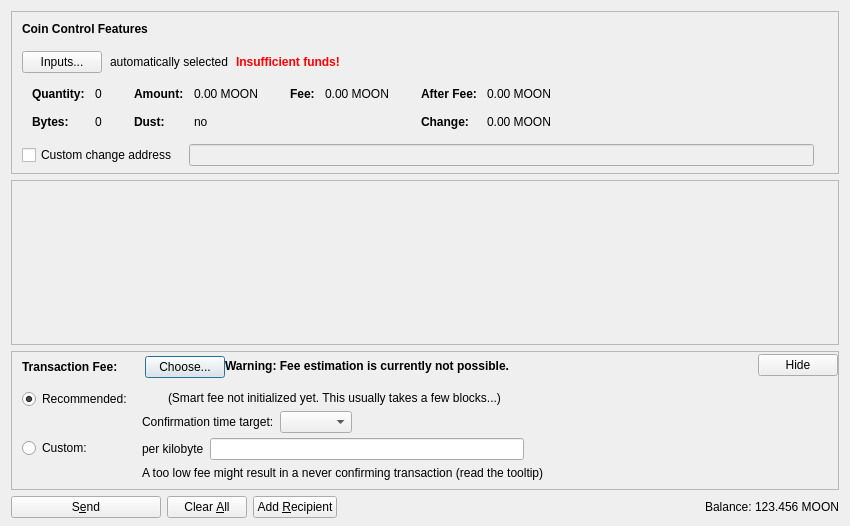
<?xml version="1.0" encoding="UTF-8"?>
<ui version="4.0">
 <class>SendCoinsDialog</class>
 <widget class="QDialog" name="SendCoinsDialog">
  <property name="geometry">
   <rect>
    <x>0</x>
    <y>0</y>
    <width>850</width>
    <height>526</height>
   </rect>
  </property>
  <property name="windowTitle">
   <string>Send Coins</string>
  </property>
  <layout class="QVBoxLayout" name="verticalLayout" stretch="0,1,0,0">
   <property name="bottomMargin">
    <number>8</number>
   </property>
   <item>
    <widget class="QFrame" name="frameCoinControl">
     <property name="sizePolicy">
      <sizepolicy hsizetype="Expanding" vsizetype="Expanding">
       <horstretch>0</horstretch>
       <verstretch>0</verstretch>
      </sizepolicy>
     </property>
     <property name="maximumSize">
      <size>
       <width>16777215</width>
       <height>16777215</height>
      </size>
     </property>
     <property name="frameShape">
      <enum>QFrame::StyledPanel</enum>
     </property>
     <property name="frameShadow">
      <enum>QFrame::Sunken</enum>
     </property>
     <layout class="QVBoxLayout" name="verticalLayoutCoinControl2">
      <property name="spacing">
       <number>0</number>
      </property>
      <property name="leftMargin">
       <number>0</number>
      </property>
      <property name="topMargin">
       <number>0</number>
      </property>
      <property name="rightMargin">
       <number>0</number>
      </property>
      <property name="bottomMargin">
       <number>6</number>
      </property>
      <item>
       <layout class="QVBoxLayout" name="verticalLayoutCoinControl" stretch="0,0,0,0,1">
        <property name="spacing">
         <number>0</number>
        </property>
        <property name="leftMargin">
         <number>10</number>
        </property>
        <property name="topMargin">
         <number>10</number>
        </property>
        <item>
         <layout class="QHBoxLayout" name="horizontalLayoutCoinControl1">
          <property name="bottomMargin">
           <number>15</number>
          </property>
          <item>
           <widget class="QLabel" name="labelCoinControlFeatures">
            <property name="sizePolicy">
             <sizepolicy hsizetype="Preferred" vsizetype="Maximum">
              <horstretch>0</horstretch>
              <verstretch>0</verstretch>
             </sizepolicy>
            </property>
            <property name="font">
             <font>
              <weight>75</weight>
              <bold>true</bold>
             </font>
            </property>
            <property name="styleSheet">
             <string notr="true">font-weight:bold;</string>
            </property>
            <property name="text">
             <string>Coin Control Features</string>
            </property>
           </widget>
          </item>
         </layout>
        </item>
        <item>
         <layout class="QHBoxLayout" name="horizontalLayoutCoinControl2" stretch="0,0,0,0">
          <property name="spacing">
           <number>8</number>
          </property>
          <property name="bottomMargin">
           <number>10</number>
          </property>
          <item>
           <widget class="QPushButton" name="pushButtonCoinControl">
            <property name="styleSheet">
             <string notr="true"/>
            </property>
            <property name="text">
             <string>Inputs...</string>
            </property>
            <property name="autoDefault">
             <bool>false</bool>
            </property>
           </widget>
          </item>
          <item>
           <widget class="QLabel" name="labelCoinControlAutomaticallySelected">
            <property name="text">
             <string>automatically selected</string>
            </property>
            <property name="margin">
             <number>5</number>
            </property>
           </widget>
          </item>
          <item>
           <widget class="QLabel" name="labelCoinControlInsuffFunds">
            <property name="font">
             <font>
              <weight>75</weight>
              <bold>true</bold>
             </font>
            </property>
            <property name="styleSheet">
             <string notr="true">color:red;font-weight:bold;</string>
            </property>
            <property name="text">
             <string>Insufficient funds!</string>
            </property>
            <property name="margin">
             <number>5</number>
            </property>
           </widget>
          </item>
          <item>
           <spacer name="horizontalSpacerCoinControl">
            <property name="orientation">
             <enum>Qt::Horizontal</enum>
            </property>
            <property name="sizeHint" stdset="0">
             <size>
              <width>40</width>
              <height>1</height>
             </size>
            </property>
           </spacer>
          </item>
         </layout>
        </item>
        <item>
         <widget class="QWidget" name="widgetCoinControl" native="true">
          <property name="sizePolicy">
           <sizepolicy hsizetype="Preferred" vsizetype="Preferred">
            <horstretch>0</horstretch>
            <verstretch>0</verstretch>
           </sizepolicy>
          </property>
          <property name="minimumSize">
           <size>
            <width>0</width>
            <height>0</height>
           </size>
          </property>
          <property name="styleSheet">
           <string notr="true"/>
          </property>
          <layout class="QHBoxLayout" name="horizontalLayoutCoinControl5">
           <property name="leftMargin">
            <number>0</number>
           </property>
           <property name="topMargin">
            <number>0</number>
           </property>
           <property name="rightMargin">
            <number>0</number>
           </property>
           <property name="bottomMargin">
            <number>0</number>
           </property>
           <item>
            <layout class="QHBoxLayout" name="horizontalLayoutCoinControl3" stretch="0,0,0,1">
             <property name="spacing">
              <number>20</number>
             </property>
             <property name="topMargin">
              <number>0</number>
             </property>
             <property name="bottomMargin">
              <number>10</number>
             </property>
             <item>
              <layout class="QFormLayout" name="formLayoutCoinControl1">
               <property name="horizontalSpacing">
                <number>10</number>
               </property>
               <property name="verticalSpacing">
                <number>14</number>
               </property>
               <property name="leftMargin">
                <number>10</number>
               </property>
               <property name="topMargin">
                <number>4</number>
               </property>
               <property name="rightMargin">
                <number>6</number>
               </property>
               <item row="0" column="0">
                <widget class="QLabel" name="labelCoinControlQuantityText">
                 <property name="font">
                  <font>
                   <weight>75</weight>
                   <bold>true</bold>
                  </font>
                 </property>
                 <property name="text">
                  <string>Quantity:</string>
                 </property>
                 <property name="margin">
                  <number>0</number>
                 </property>
                </widget>
               </item>
               <item row="0" column="1">
                <widget class="QLabel" name="labelCoinControlQuantity">
                 <property name="cursor">
                  <cursorShape>IBeamCursor</cursorShape>
                 </property>
                 <property name="contextMenuPolicy">
                  <enum>Qt::ActionsContextMenu</enum>
                 </property>
                 <property name="text">
                  <string notr="true">0</string>
                 </property>
                 <property name="margin">
                  <number>0</number>
                 </property>
                 <property name="textInteractionFlags">
                  <set>Qt::LinksAccessibleByMouse|Qt::TextSelectableByKeyboard|Qt::TextSelectableByMouse</set>
                 </property>
                </widget>
               </item>
               <item row="1" column="0">
                <widget class="QLabel" name="labelCoinControlBytesText">
                 <property name="font">
                  <font>
                   <weight>75</weight>
                   <bold>true</bold>
                  </font>
                 </property>
                 <property name="text">
                  <string>Bytes:</string>
                 </property>
                </widget>
               </item>
               <item row="1" column="1">
                <widget class="QLabel" name="labelCoinControlBytes">
                 <property name="cursor">
                  <cursorShape>IBeamCursor</cursorShape>
                 </property>
                 <property name="contextMenuPolicy">
                  <enum>Qt::ActionsContextMenu</enum>
                 </property>
                 <property name="text">
                  <string notr="true">0</string>
                 </property>
                 <property name="textInteractionFlags">
                  <set>Qt::LinksAccessibleByMouse|Qt::TextSelectableByKeyboard|Qt::TextSelectableByMouse</set>
                 </property>
                </widget>
               </item>
              </layout>
             </item>
             <item>
              <layout class="QFormLayout" name="formLayoutCoinControl2">
               <property name="horizontalSpacing">
                <number>10</number>
               </property>
               <property name="verticalSpacing">
                <number>14</number>
               </property>
               <property name="leftMargin">
                <number>6</number>
               </property>
               <property name="topMargin">
                <number>4</number>
               </property>
               <property name="rightMargin">
                <number>6</number>
               </property>
               <item row="0" column="0">
                <widget class="QLabel" name="labelCoinControlAmountText">
                 <property name="font">
                  <font>
                   <weight>75</weight>
                   <bold>true</bold>
                  </font>
                 </property>
                 <property name="text">
                  <string>Amount:</string>
                 </property>
                 <property name="margin">
                  <number>0</number>
                 </property>
                </widget>
               </item>
               <item row="0" column="1">
                <widget class="QLabel" name="labelCoinControlAmount">
                 <property name="cursor">
                  <cursorShape>IBeamCursor</cursorShape>
                 </property>
                 <property name="contextMenuPolicy">
                  <enum>Qt::ActionsContextMenu</enum>
                 </property>
                 <property name="text">
                  <string notr="true">0.00 MOON</string>
                 </property>
                 <property name="textInteractionFlags">
                  <set>Qt::LinksAccessibleByMouse|Qt::TextSelectableByKeyboard|Qt::TextSelectableByMouse</set>
                 </property>
                </widget>
               </item>
               <item row="1" column="0">
                <widget class="QLabel" name="labelCoinControlLowOutputText">
                 <property name="font">
                  <font>
                   <weight>75</weight>
                   <bold>true</bold>
                  </font>
                 </property>
                 <property name="text">
                  <string>Dust:</string>
                 </property>
                </widget>
               </item>
               <item row="1" column="1">
                <widget class="QLabel" name="labelCoinControlLowOutput">
                 <property name="cursor">
                  <cursorShape>IBeamCursor</cursorShape>
                 </property>
                 <property name="contextMenuPolicy">
                  <enum>Qt::ActionsContextMenu</enum>
                 </property>
                 <property name="text">
                  <string notr="true">no</string>
                 </property>
                 <property name="textInteractionFlags">
                  <set>Qt::LinksAccessibleByMouse|Qt::TextSelectableByKeyboard|Qt::TextSelectableByMouse</set>
                 </property>
                </widget>
               </item>
              </layout>
             </item>
             <item>
              <layout class="QFormLayout" name="formLayoutCoinControl3">
               <property name="horizontalSpacing">
                <number>10</number>
               </property>
               <property name="verticalSpacing">
                <number>14</number>
               </property>
               <property name="leftMargin">
                <number>6</number>
               </property>
               <property name="topMargin">
                <number>4</number>
               </property>
               <property name="rightMargin">
                <number>6</number>
               </property>
               <item row="0" column="0">
                <widget class="QLabel" name="labelCoinControlFeeText">
                 <property name="font">
                  <font>
                   <weight>75</weight>
                   <bold>true</bold>
                  </font>
                 </property>
                 <property name="text">
                  <string>Fee:</string>
                 </property>
                 <property name="margin">
                  <number>0</number>
                 </property>
                </widget>
               </item>
               <item row="0" column="1">
                <widget class="QLabel" name="labelCoinControlFee">
                 <property name="cursor">
                  <cursorShape>IBeamCursor</cursorShape>
                 </property>
                 <property name="contextMenuPolicy">
                  <enum>Qt::ActionsContextMenu</enum>
                 </property>
                 <property name="text">
                  <string notr="true">0.00 MOON</string>
                 </property>
                 <property name="textInteractionFlags">
                  <set>Qt::LinksAccessibleByMouse|Qt::TextSelectableByKeyboard|Qt::TextSelectableByMouse</set>
                 </property>
                </widget>
               </item>
              </layout>
             </item>
             <item>
              <layout class="QFormLayout" name="formLayoutCoinControl4">
               <property name="horizontalSpacing">
                <number>10</number>
               </property>
               <property name="verticalSpacing">
                <number>14</number>
               </property>
               <property name="leftMargin">
                <number>6</number>
               </property>
               <property name="topMargin">
                <number>4</number>
               </property>
               <property name="rightMargin">
                <number>6</number>
               </property>
               <item row="0" column="0">
                <widget class="QLabel" name="labelCoinControlAfterFeeText">
                 <property name="font">
                  <font>
                   <weight>75</weight>
                   <bold>true</bold>
                  </font>
                 </property>
                 <property name="text">
                  <string>After Fee:</string>
                 </property>
                 <property name="margin">
                  <number>0</number>
                 </property>
                </widget>
               </item>
               <item row="0" column="1">
                <widget class="QLabel" name="labelCoinControlAfterFee">
                 <property name="cursor">
                  <cursorShape>IBeamCursor</cursorShape>
                 </property>
                 <property name="contextMenuPolicy">
                  <enum>Qt::ActionsContextMenu</enum>
                 </property>
                 <property name="text">
                  <string notr="true">0.00 MOON</string>
                 </property>
                 <property name="textInteractionFlags">
                  <set>Qt::LinksAccessibleByMouse|Qt::TextSelectableByKeyboard|Qt::TextSelectableByMouse</set>
                 </property>
                </widget>
               </item>
               <item row="1" column="0">
                <widget class="QLabel" name="labelCoinControlChangeText">
                 <property name="font">
                  <font>
                   <weight>75</weight>
                   <bold>true</bold>
                  </font>
                 </property>
                 <property name="text">
                  <string>Change:</string>
                 </property>
                </widget>
               </item>
               <item row="1" column="1">
                <widget class="QLabel" name="labelCoinControlChange">
                 <property name="cursor">
                  <cursorShape>IBeamCursor</cursorShape>
                 </property>
                 <property name="contextMenuPolicy">
                  <enum>Qt::ActionsContextMenu</enum>
                 </property>
                 <property name="text">
                  <string notr="true">0.00 MOON</string>
                 </property>
                 <property name="textInteractionFlags">
                  <set>Qt::LinksAccessibleByMouse|Qt::TextSelectableByKeyboard|Qt::TextSelectableByMouse</set>
                 </property>
                </widget>
               </item>
              </layout>
             </item>
            </layout>
           </item>
          </layout>
         </widget>
        </item>
        <item>
         <layout class="QHBoxLayout" name="horizontalLayoutCoinControl4" stretch="0,0,0">
          <property name="spacing">
           <number>12</number>
          </property>
          <property name="sizeConstraint">
           <enum>QLayout::SetDefaultConstraint</enum>
          </property>
          <property name="topMargin">
           <number>5</number>
          </property>
          <property name="rightMargin">
           <number>5</number>
          </property>
          <item>
           <widget class="QCheckBox" name="checkBoxCoinControlChange">
            <property name="toolTip">
             <string>If this is activated, but the change address is empty or invalid, change will be sent to a newly generated address.</string>
            </property>
            <property name="text">
             <string>Custom change address</string>
            </property>
           </widget>
          </item>
          <item>
           <widget class="QValidatedLineEdit" name="lineEditCoinControlChange">
            <property name="enabled">
             <bool>false</bool>
            </property>
            <property name="sizePolicy">
             <sizepolicy hsizetype="Expanding" vsizetype="Fixed">
              <horstretch>0</horstretch>
              <verstretch>0</verstretch>
             </sizepolicy>
            </property>
           </widget>
          </item>
          <item>
           <widget class="QLabel" name="labelCoinControlChangeLabel">
            <property name="sizePolicy">
             <sizepolicy hsizetype="Preferred" vsizetype="Expanding">
              <horstretch>0</horstretch>
              <verstretch>0</verstretch>
             </sizepolicy>
            </property>
            <property name="minimumSize">
             <size>
              <width>0</width>
              <height>0</height>
             </size>
            </property>
            <property name="text">
             <string/>
            </property>
            <property name="margin">
             <number>3</number>
            </property>
           </widget>
          </item>
         </layout>
        </item>
        <item>
         <spacer name="verticalSpacerCoinControl">
          <property name="orientation">
           <enum>Qt::Vertical</enum>
          </property>
          <property name="sizeHint" stdset="0">
           <size>
            <width>800</width>
            <height>1</height>
           </size>
          </property>
         </spacer>
        </item>
       </layout>
      </item>
     </layout>
    </widget>
   </item>
   <item>
    <widget class="QScrollArea" name="scrollArea">
     <property name="widgetResizable">
      <bool>true</bool>
     </property>
     <widget class="QWidget" name="scrollAreaWidgetContents">
      <property name="geometry">
       <rect>
        <x>0</x>
        <y>0</y>
        <width>830</width>
        <height>104</height>
       </rect>
      </property>
      <layout class="QVBoxLayout" name="verticalLayout_2" stretch="0,1">
       <property name="leftMargin">
        <number>0</number>
       </property>
       <property name="topMargin">
        <number>0</number>
       </property>
       <property name="rightMargin">
        <number>0</number>
       </property>
       <property name="bottomMargin">
        <number>0</number>
       </property>
       <item>
        <layout class="QVBoxLayout" name="entries">
         <property name="spacing">
          <number>6</number>
         </property>
        </layout>
       </item>
       <item>
        <spacer name="verticalSpacer">
         <property name="orientation">
          <enum>Qt::Vertical</enum>
         </property>
         <property name="sizeHint" stdset="0">
          <size>
           <width>20</width>
           <height>40</height>
          </size>
         </property>
        </spacer>
       </item>
      </layout>
     </widget>
    </widget>
   </item>
   <item>
    <widget class="QFrame" name="frameFee">
     <property name="sizePolicy">
      <sizepolicy hsizetype="Expanding" vsizetype="Expanding">
       <horstretch>0</horstretch>
       <verstretch>0</verstretch>
      </sizepolicy>
     </property>
     <property name="maximumSize">
      <size>
       <width>16777215</width>
       <height>16777215</height>
      </size>
     </property>
     <property name="frameShape">
      <enum>QFrame::StyledPanel</enum>
     </property>
     <property name="frameShadow">
      <enum>QFrame::Sunken</enum>
     </property>
     <layout class="QVBoxLayout" name="verticalLayoutFee1">
      <property name="spacing">
       <number>0</number>
      </property>
      <property name="leftMargin">
       <number>0</number>
      </property>
      <property name="topMargin">
       <number>0</number>
      </property>
      <property name="rightMargin">
       <number>0</number>
      </property>
      <property name="bottomMargin">
       <number>0</number>
      </property>
      <item>
       <layout class="QVBoxLayout" name="verticalLayoutFee2" stretch="0,0,0">
        <property name="spacing">
         <number>0</number>
        </property>
        <property name="leftMargin">
         <number>10</number>
        </property>
        <property name="topMargin">
         <number>0</number>
        </property>
        <item>
         <layout class="QHBoxLayout" name="horizontalLayoutFee1">
          <property name="bottomMargin">
           <number>0</number>
          </property>
          <item>
           <layout class="QVBoxLayout" name="verticalLayoutFee7">
            <property name="spacing">
             <number>0</number>
            </property>
            <item>
             <spacer name="verticalSpacerSmartFee">
              <property name="orientation">
               <enum>Qt::Vertical</enum>
              </property>
              <property name="sizeType">
               <enum>QSizePolicy::Fixed</enum>
              </property>
              <property name="sizeHint" stdset="0">
               <size>
                <width>1</width>
                <height>4</height>
               </size>
              </property>
             </spacer>
            </item>
            <item>
             <layout class="QHBoxLayout" name="horizontalLayoutSmartFee">
              <property name="spacing">
               <number>10</number>
              </property>
              <item>
               <widget class="QLabel" name="labelFeeHeadline">
                <property name="sizePolicy">
                 <sizepolicy hsizetype="Preferred" vsizetype="Maximum">
                  <horstretch>0</horstretch>
                  <verstretch>0</verstretch>
                 </sizepolicy>
                </property>
                <property name="font">
                 <font>
                  <weight>75</weight>
                  <bold>true</bold>
                 </font>
                </property>
                <property name="styleSheet">
                 <string notr="true">font-weight:bold;</string>
                </property>
                <property name="text">
                 <string>Transaction Fee:</string>
                </property>
               </widget>
              </item>
              <item>
               <widget class="QLabel" name="labelFeeMinimized">
                <property name="text">
                 <string/>
                </property>
               </widget>
              </item>
              <item>
               <widget class="QPushButton" name="buttonChooseFee">
                <property name="text">
                 <string>Choose...</string>
                </property>
               </widget>
              </item>
             </layout>
            </item>
            <item>
             <spacer name="verticalSpacer_5">
              <property name="orientation">
               <enum>Qt::Vertical</enum>
              </property>
              <property name="sizeHint" stdset="0">
               <size>
                <width>1</width>
                <height>1</height>
               </size>
              </property>
             </spacer>
            </item>
           </layout>
          </item>
          <item>
           <widget class="QLabel" name="fallbackFeeWarningLabel">
            <property name="toolTip">
             <string>Using the fallbackfee can result in sending a transaction that will take several hours or days (or never) to confirm. Consider choosing your fee manually or wait until you have validated the complete chain.</string>
            </property>
            <property name="font">
            <font>
                <weight>75</weight>
                <bold>true</bold>
            </font>
            </property>
            <property name="text">
             <string>Warning: Fee estimation is currently not possible.</string>
            </property>
            <property name="wordWrap">
             <bool>false</bool>
            </property>
           </widget>
          </item>
          <item>
           <spacer name="horizontalSpacer_4">
            <property name="orientation">
             <enum>Qt::Horizontal</enum>
            </property>
            <property name="sizeType">
             <enum>QSizePolicy::MinimumExpanding</enum>
            </property>
            <property name="sizeHint" stdset="0">
             <size>
              <width>40</width>
              <height>20</height>
             </size>
            </property>
           </spacer>
          </item>
          <item>
           <widget class="QPushButton" name="buttonMinimizeFee">
            <property name="toolTip">
             <string>collapse fee-settings</string>
            </property>
            <property name="text">
             <string>Hide</string>
            </property>
           </widget>
          </item>
         </layout>
        </item>
        <item>
         <widget class="QFrame" name="frameFeeSelection">
          <layout class="QVBoxLayout" name="verticalLayoutFee12">
           <property name="spacing">
            <number>0</number>
           </property>
           <property name="leftMargin">
            <number>0</number>
           </property>
           <property name="topMargin">
            <number>0</number>
           </property>
           <property name="rightMargin">
            <number>0</number>
           </property>
           <property name="bottomMargin">
            <number>0</number>
           </property>
           <item>
            <layout class="QGridLayout" name="gridLayoutFee">
             <property name="topMargin">
              <number>10</number>
             </property>
             <property name="bottomMargin">
              <number>4</number>
             </property>
             <property name="horizontalSpacing">
              <number>10</number>
             </property>
             <property name="verticalSpacing">
              <number>4</number>
             </property>
             <item row="1" column="1">
              <layout class="QVBoxLayout" name="verticalLayoutFee8">
               <property name="spacing">
                <number>6</number>
               </property>
               <item>
                <layout class="QHBoxLayout" name="horizontalLayoutFee13">
                 <item>
                  <widget class="QLabel" name="labelCustomPerKilobyte">
                   <property name="toolTip">
                    <string>Specify a custom fee per kB (1,000 bytes) of the transaction's virtual size.

Note:  Since the fee is calculated on a per-byte basis, a fee of "100 satoshis per kB" for a transaction size of 500 bytes (half of 1 kB) would ultimately yield a fee of only 50 satoshis.</string>
                   </property>
                   <property name="text">
                    <string>per kilobyte</string>
                   </property>
                  </widget>
                 </item>
                 <item>
                  <widget class="BitcoinAmountField" name="customFee"/>
                 </item>
                 <item>
                  <spacer name="horizontalSpacer_6">
                   <property name="orientation">
                    <enum>Qt::Horizontal</enum>
                   </property>
                   <property name="sizeHint" stdset="0">
                    <size>
                     <width>1</width>
                     <height>1</height>
                    </size>
                   </property>
                  </spacer>
                 </item>
                </layout>
               </item>
               <item>
                <layout class="QHBoxLayout" name="horizontalLayoutFee8">
                 <item>
                  <widget class="QLabel" name="labelCustomFeeWarning">
                   <property name="enabled">
                    <bool>true</bool>
                   </property>
                   <property name="toolTip">
                    <string>When there is less transaction volume than space in the blocks, miners as well as relaying nodes may enforce a minimum fee. Paying only this minimum fee is just fine, but be aware that this can result in a never confirming transaction once there is more demand for mooncoin transactions than the network can process.</string>
                   </property>
                   <property name="text">
                    <string>A too low fee might result in a never confirming transaction (read the tooltip)</string>
                   </property>
                  </widget>
                 </item>
                 <item>
                  <spacer name="horizontalSpacer_2">
                   <property name="orientation">
                    <enum>Qt::Horizontal</enum>
                   </property>
                   <property name="sizeHint" stdset="0">
                    <size>
                     <width>1</width>
                     <height>1</height>
                    </size>
                   </property>
                  </spacer>
                 </item>
                </layout>
               </item>
              </layout>
             </item>
             <item row="0" column="0">
              <layout class="QVBoxLayout" name="verticalLayoutFee4" stretch="0,1">
               <item>
                <widget class="QRadioButton" name="radioSmartFee">
                 <property name="text">
                  <string>Recommended:</string>
                 </property>
                 <property name="checked">
                  <bool>true</bool>
                 </property>
                 <attribute name="buttonGroup">
                  <string notr="true">groupFee</string>
                 </attribute>
                </widget>
               </item>
               <item>
                <spacer name="verticalSpacer_2">
                 <property name="orientation">
                  <enum>Qt::Vertical</enum>
                 </property>
                 <property name="sizeHint" stdset="0">
                  <size>
                   <width>1</width>
                   <height>1</height>
                  </size>
                 </property>
                </spacer>
               </item>
              </layout>
             </item>
             <item row="1" column="0">
              <layout class="QVBoxLayout" name="verticalLayoutFee9" stretch="0,1">
               <item>
                <widget class="QRadioButton" name="radioCustomFee">
                 <property name="text">
                  <string>Custom:</string>
                 </property>
                 <attribute name="buttonGroup">
                  <string notr="true">groupFee</string>
                 </attribute>
                </widget>
               </item>
               <item>
                <spacer name="verticalSpacer_6">
                 <property name="orientation">
                  <enum>Qt::Vertical</enum>
                 </property>
                 <property name="sizeHint" stdset="0">
                  <size>
                   <width>1</width>
                   <height>1</height>
                  </size>
                 </property>
                </spacer>
               </item>
              </layout>
             </item>
             <item row="0" column="1">
              <layout class="QVBoxLayout" name="verticalLayoutFee3" stretch="0,0,1">
               <property name="spacing">
                <number>6</number>
               </property>
               <property name="topMargin">
                <number>2</number>
               </property>
               <item>
                <layout class="QHBoxLayout" name="horizontalLayoutFee12">
                 <item>
                  <widget class="QLabel" name="labelSmartFee">
                   <property name="text">
                    <string/>
                   </property>
                  </widget>
                 </item>
                 <item>
                  <widget class="QLabel" name="labelFeeEstimation">
                   <property name="text">
                    <string/>
                   </property>
                  </widget>
                 </item>
                 <item>
                  <widget class="QLabel" name="labelSmartFee2">
                   <property name="text">
                    <string>(Smart fee not initialized yet. This usually takes a few blocks...)</string>
                   </property>
                  </widget>
                 </item>
                 <item>
                  <spacer name="horizontalSpacer_5">
                   <property name="orientation">
                    <enum>Qt::Horizontal</enum>
                   </property>
                   <property name="sizeHint" stdset="0">
                    <size>
                     <width>1</width>
                     <height>1</height>
                    </size>
                   </property>
                  </spacer>
                 </item>
                </layout>
               </item>
               <item>
                <layout class="QHBoxLayout" name="horizontalLayoutFee9">
                 <item>
                  <layout class="QVBoxLayout" name="verticalLayoutFee6">
                   <item>
                    <widget class="QLabel" name="labelSmartFee3">
                     <property name="text">
                      <string>Confirmation time target:</string>
                     </property>
                    </widget>
                   </item>
                  </layout>
                 </item>
                 <item>
                  <layout class="QVBoxLayout" name="verticalLayoutFee5">
                   <property name="rightMargin">
                    <number>30</number>
                   </property>
                   <item>
                    <layout class="QHBoxLayout" name="horizontalLayoutConfTarget">
                     <property name="bottomMargin">
                      <number>0</number>
                     </property>
                     <item>
                      <widget class="QComboBox" name="confTargetSelector"/>
                     </item>
                     <item>
                      <spacer name="horizontalSpacerConfTarget">
                       <property name="orientation">
                        <enum>Qt::Horizontal</enum>
                       </property>
                       <property name="sizeHint" stdset="0">
                        <size>
                         <width>40</width>
                         <height>20</height>
                        </size>
                       </property>
                      </spacer>
                     </item>
                    </layout>
                   </item>
                  </layout>
                 </item>
                </layout>
               </item>
               <item>
                <spacer name="verticalSpacer_4">
                 <property name="orientation">
                  <enum>Qt::Vertical</enum>
                 </property>
                 <property name="sizeHint" stdset="0">
                  <size>
                   <width>1</width>
                   <height>1</height>
                  </size>
                 </property>
                </spacer>
               </item>
              </layout>
             </item>
            </layout>
           </item>
          </layout>
         </widget>
        </item>
        <item>
         <spacer name="verticalSpacerFee">
          <property name="orientation">
           <enum>Qt::Vertical</enum>
          </property>
          <property name="sizeHint" stdset="0">
           <size>
            <width>40</width>
            <height>5</height>
           </size>
          </property>
         </spacer>
        </item>
       </layout>
      </item>
     </layout>
    </widget>
   </item>
   <item>
    <layout class="QHBoxLayout" name="horizontalLayout">
     <item>
      <widget class="QPushButton" name="sendButton">
       <property name="minimumSize">
        <size>
         <width>150</width>
         <height>0</height>
        </size>
       </property>
       <property name="toolTip">
        <string>Confirm the send action</string>
       </property>
       <property name="text">
        <string>S&amp;end</string>
       </property>
       <property name="icon">
        <iconset resource="../bitcoin.qrc">
         <normaloff>:/icons/send</normaloff>:/icons/send</iconset>
       </property>
       <property name="autoDefault">
        <bool>false</bool>
       </property>
       <property name="default">
        <bool>false</bool>
       </property>
      </widget>
     </item>
     <item>
      <widget class="QPushButton" name="clearButton">
       <property name="sizePolicy">
        <sizepolicy hsizetype="Minimum" vsizetype="Fixed">
         <horstretch>0</horstretch>
         <verstretch>0</verstretch>
        </sizepolicy>
       </property>
       <property name="toolTip">
        <string>Clear all fields of the form.</string>
       </property>
       <property name="text">
        <string>Clear &amp;All</string>
       </property>
       <property name="icon">
        <iconset resource="../bitcoin.qrc">
         <normaloff>:/icons/remove</normaloff>:/icons/remove</iconset>
       </property>
       <property name="autoDefault">
        <bool>false</bool>
       </property>
      </widget>
     </item>
     <item>
      <widget class="QPushButton" name="addButton">
       <property name="toolTip">
        <string>Send to multiple recipients at once</string>
       </property>
       <property name="text">
        <string>Add &amp;Recipient</string>
       </property>
       <property name="icon">
        <iconset resource="../bitcoin.qrc">
         <normaloff>:/icons/add</normaloff>:/icons/add</iconset>
       </property>
       <property name="autoDefault">
        <bool>false</bool>
       </property>
      </widget>
     </item>
     <item>
      <spacer name="horizontalSpacer">
       <property name="orientation">
        <enum>Qt::Horizontal</enum>
       </property>
       <property name="sizeHint" stdset="0">
        <size>
         <width>40</width>
         <height>20</height>
        </size>
       </property>
      </spacer>
     </item>
     <item>
      <layout class="QHBoxLayout" name="horizontalLayout_2">
       <property name="spacing">
        <number>3</number>
       </property>
       <item>
        <widget class="QLabel" name="label">
         <property name="sizePolicy">
          <sizepolicy hsizetype="Preferred" vsizetype="Fixed">
           <horstretch>0</horstretch>
           <verstretch>0</verstretch>
          </sizepolicy>
         </property>
         <property name="text">
          <string>Balance:</string>
         </property>
        </widget>
       </item>
       <item>
        <widget class="QLabel" name="labelBalance">
         <property name="sizePolicy">
          <sizepolicy hsizetype="Preferred" vsizetype="Fixed">
           <horstretch>0</horstretch>
           <verstretch>0</verstretch>
          </sizepolicy>
         </property>
         <property name="cursor">
          <cursorShape>IBeamCursor</cursorShape>
         </property>
         <property name="text">
          <string notr="true">123.456 MOON</string>
         </property>
         <property name="textInteractionFlags">
          <set>Qt::LinksAccessibleByMouse|Qt::TextSelectableByKeyboard|Qt::TextSelectableByMouse</set>
         </property>
        </widget>
       </item>
      </layout>
     </item>
    </layout>
   </item>
  </layout>
 </widget>
 <customwidgets>
  <customwidget>
   <class>QValidatedLineEdit</class>
   <extends>QLineEdit</extends>
   <header>qt/qvalidatedlineedit.h</header>
  </customwidget>
  <customwidget>
   <class>BitcoinAmountField</class>
   <extends>QLineEdit</extends>
   <header>qt/bitcoinamountfield.h</header>
   <container>1</container>
  </customwidget>
 </customwidgets>
 <resources>
  <include location="../bitcoin.qrc"/>
 </resources>
 <connections/>
 <buttongroups>
  <buttongroup name="groupFee"/>
 </buttongroups>
</ui>
